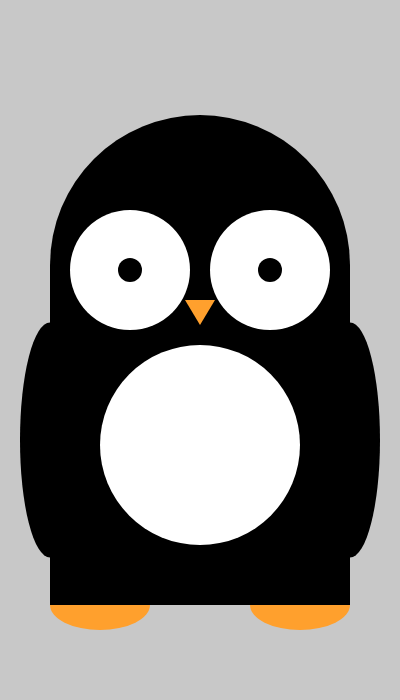
Frame 1 (no input)
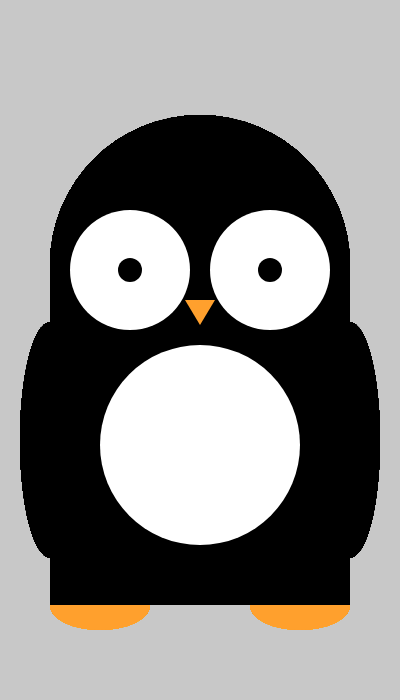
Frame 60 (no input)
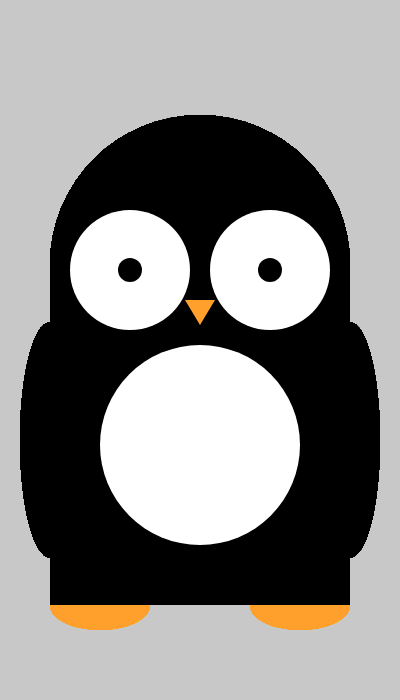
Frame 120 (the mouse pressed at the canvas centre since frame 60)

The p5.js sketch that drew these frames (run headless with seeded random() and noise() and a simulated clock; from frame 60 on, the mouse is pressed at the canvas centre):

// p5.js sketch
// ── sketch.js
let x = 0; // x坐标
let y = 0; // y坐标
let body=255; // 身高
let eye =120; // 眼睛大小

function setup() {
  createCanvas(400, 700);
  background(200);
}

function draw() {
	// 两条腿
	noStroke();
	fill(255, 160, 45);
	ellipse(x+100, y+body+350, 100, 50);
	ellipse(x+300, y+body+350, 100, 50);

	// 身子
	fill(0);
	ellipse(x+50, y+440, 60, 235);
	ellipse(x+350, y+440, 60, 235);
	rect(x+50, y+350, 300, body);
	stroke(0);
	strokeWeight(300);
	line(x+200, y+265, x+200, y+380);

	// 眼睛和肚皮
	fill(255);
	noStroke();
	ellipse(x+130, y+270, eye, eye);
	ellipse(x+270, y+270, eye, eye);
	ellipse(x+200, y+445, 200, 200);

	// 眼球
	fill(0);
	ellipse(x+130, y+270, eye/5, eye/5);
	ellipse(x+270, y+270, eye/5, eye/5);

	// 嘴巴
	noStroke();
	fill(255, 160, 45);
	triangle(x+185, y+300, x+215, y+300, x+200, y+325);
}
